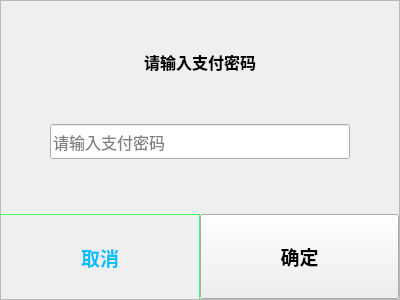
<?xml version="1.0" encoding="UTF-8"?>
<ui version="4.0">
 <class>MyWidget</class>
 <widget class="QWidget" name="MyWidget">
  <property name="geometry">
   <rect>
    <x>0</x>
    <y>0</y>
    <width>400</width>
    <height>300</height>
   </rect>
  </property>
  <property name="minimumSize">
   <size>
    <width>400</width>
    <height>300</height>
   </size>
  </property>
  <property name="maximumSize">
   <size>
    <width>400</width>
    <height>300</height>
   </size>
  </property>
  <property name="font">
   <font>
    <pointsize>11</pointsize>
   </font>
  </property>
  <property name="windowTitle">
   <string>MyWidget</string>
  </property>
  <layout class="QVBoxLayout" name="verticalLayout">
   <property name="spacing">
    <number>0</number>
   </property>
   <property name="leftMargin">
    <number>0</number>
   </property>
   <property name="topMargin">
    <number>0</number>
   </property>
   <property name="rightMargin">
    <number>0</number>
   </property>
   <property name="bottomMargin">
    <number>0</number>
   </property>
   <item>
    <widget class="QFrame" name="frame">
     <property name="font">
      <font>
       <pointsize>11</pointsize>
      </font>
     </property>
     <property name="styleSheet">
      <string notr="true">QFrame{
background-color:#fceeff;
border-radius:25px;
border:2px solid red;
};
</string>
     </property>
     <property name="frameShape">
      <enum>QFrame::StyledPanel</enum>
     </property>
     <property name="frameShadow">
      <enum>QFrame::Raised</enum>
     </property>
     <layout class="QVBoxLayout" name="verticalLayout_2" stretch="0,3,0,3,2">
      <property name="spacing">
       <number>0</number>
      </property>
      <property name="leftMargin">
       <number>0</number>
      </property>
      <property name="topMargin">
       <number>0</number>
      </property>
      <property name="rightMargin">
       <number>0</number>
      </property>
      <property name="bottomMargin">
       <number>0</number>
      </property>
      <item>
       <spacer name="verticalSpacer_2">
        <property name="orientation">
         <enum>Qt::Vertical</enum>
        </property>
        <property name="sizeHint" stdset="0">
         <size>
          <width>20</width>
          <height>40</height>
         </size>
        </property>
       </spacer>
      </item>
      <item>
       <widget class="QLabel" name="label">
        <property name="sizePolicy">
         <sizepolicy hsizetype="Preferred" vsizetype="Fixed">
          <horstretch>0</horstretch>
          <verstretch>0</verstretch>
         </sizepolicy>
        </property>
        <property name="minimumSize">
         <size>
          <width>0</width>
          <height>50</height>
         </size>
        </property>
        <property name="font">
         <font>
          <pointsize>12</pointsize>
          <bold>true</bold>
         </font>
        </property>
        <property name="styleSheet">
         <string notr="true">border:0xp;</string>
        </property>
        <property name="frameShape">
         <enum>QFrame::NoFrame</enum>
        </property>
        <property name="lineWidth">
         <number>0</number>
        </property>
        <property name="text">
         <string>请输入支付密码</string>
        </property>
        <property name="alignment">
         <set>Qt::AlignCenter</set>
        </property>
       </widget>
      </item>
      <item>
       <spacer name="verticalSpacer">
        <property name="orientation">
         <enum>Qt::Vertical</enum>
        </property>
        <property name="sizeHint" stdset="0">
         <size>
          <width>20</width>
          <height>40</height>
         </size>
        </property>
       </spacer>
      </item>
      <item>
       <layout class="QHBoxLayout" name="horizontalLayout">
        <property name="spacing">
         <number>2</number>
        </property>
        <item>
         <spacer name="horizontalSpacer">
          <property name="orientation">
           <enum>Qt::Horizontal</enum>
          </property>
          <property name="sizeHint" stdset="0">
           <size>
            <width>40</width>
            <height>20</height>
           </size>
          </property>
         </spacer>
        </item>
        <item>
         <widget class="QLineEdit" name="lineEdit">
          <property name="minimumSize">
           <size>
            <width>300</width>
            <height>35</height>
           </size>
          </property>
          <property name="font">
           <font>
            <pointsize>12</pointsize>
           </font>
          </property>
          <property name="echoMode">
           <enum>QLineEdit::Password</enum>
          </property>
          <property name="placeholderText">
           <string>请输入支付密码</string>
          </property>
         </widget>
        </item>
        <item>
         <spacer name="horizontalSpacer_2">
          <property name="orientation">
           <enum>Qt::Horizontal</enum>
          </property>
          <property name="sizeHint" stdset="0">
           <size>
            <width>40</width>
            <height>20</height>
           </size>
          </property>
         </spacer>
        </item>
       </layout>
      </item>
      <item>
       <layout class="QHBoxLayout" name="horizontalLayout_2">
        <property name="spacing">
         <number>0</number>
        </property>
        <property name="leftMargin">
         <number>0</number>
        </property>
        <property name="topMargin">
         <number>55</number>
        </property>
        <item>
         <widget class="QPushButton" name="pushButton">
          <property name="minimumSize">
           <size>
            <width>0</width>
            <height>85</height>
           </size>
          </property>
          <property name="font">
           <font>
            <pointsize>14</pointsize>
            <bold>true</bold>
           </font>
          </property>
          <property name="styleSheet">
           <string notr="true">QPushButton{
color:#00BFFF;
border-top:1px;
border-right:1px;
border-style:solid;
border-color:#3eff5e;
}

QPushButton:pressed{
background-color:#aaaaaa;
border-bottom-left-radius:25px;
}
</string>
          </property>
          <property name="text">
           <string>取消</string>
          </property>
         </widget>
        </item>
        <item>
         <widget class="QPushButton" name="pushButton_2">
          <property name="minimumSize">
           <size>
            <width>0</width>
            <height>85</height>
           </size>
          </property>
          <property name="font">
           <font>
            <pointsize>14</pointsize>
            <bold>true</bold>
           </font>
          </property>
          <property name="styleSheet">
           <string notr="true">QPushButton{
color:#00BFFF;
border-top:1px;
border-left:1px;
border-style:solid;
border-color:#3eff5e;
}
QPushButton:pressed{
background-color:#aaaaaa;
border-bottom-right-radius:25px;
};</string>
          </property>
          <property name="text">
           <string>确定</string>
          </property>
         </widget>
        </item>
       </layout>
      </item>
     </layout>
    </widget>
   </item>
  </layout>
 </widget>
 <resources/>
 <connections/>
</ui>
